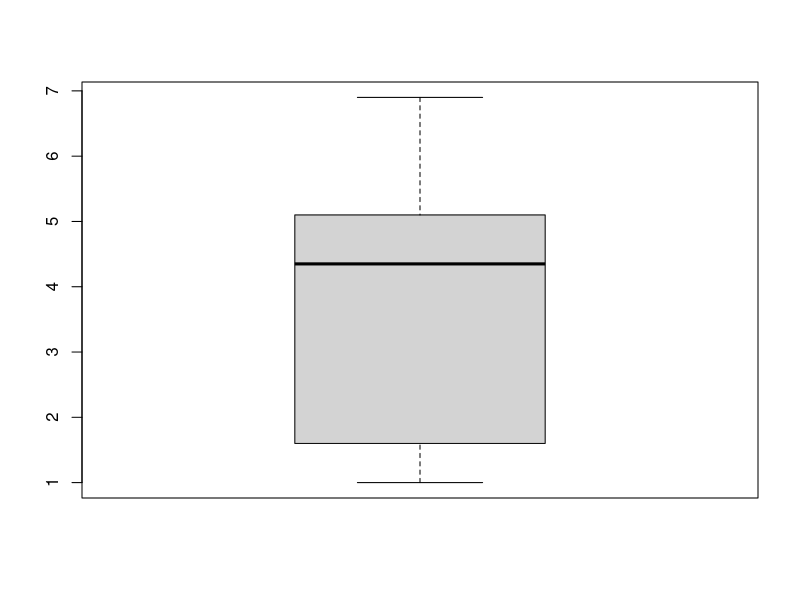
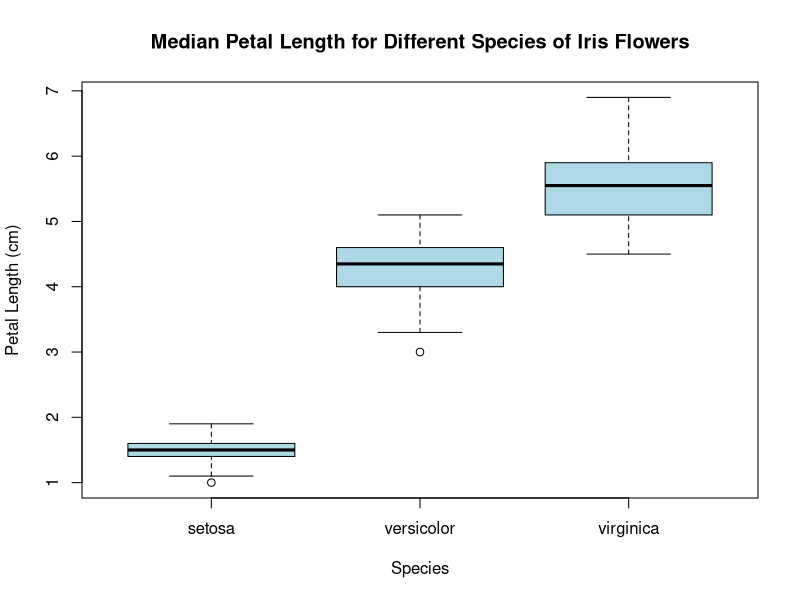
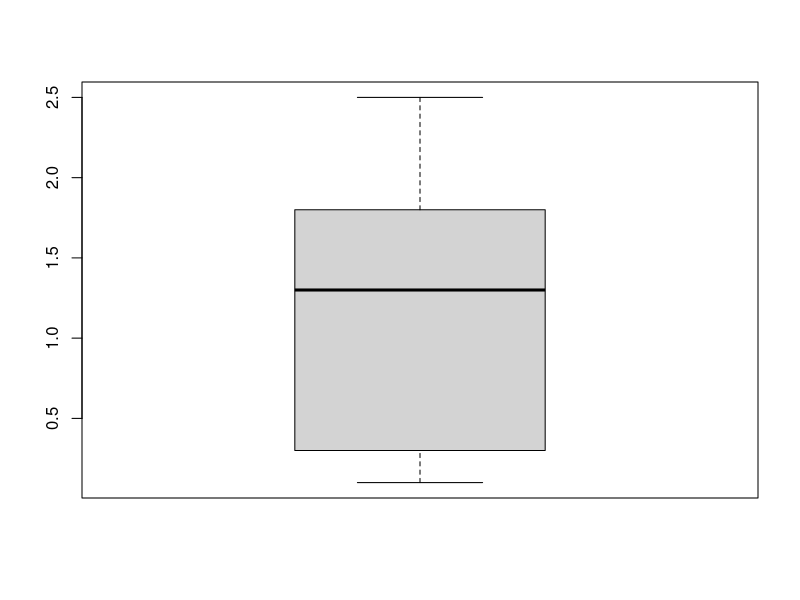
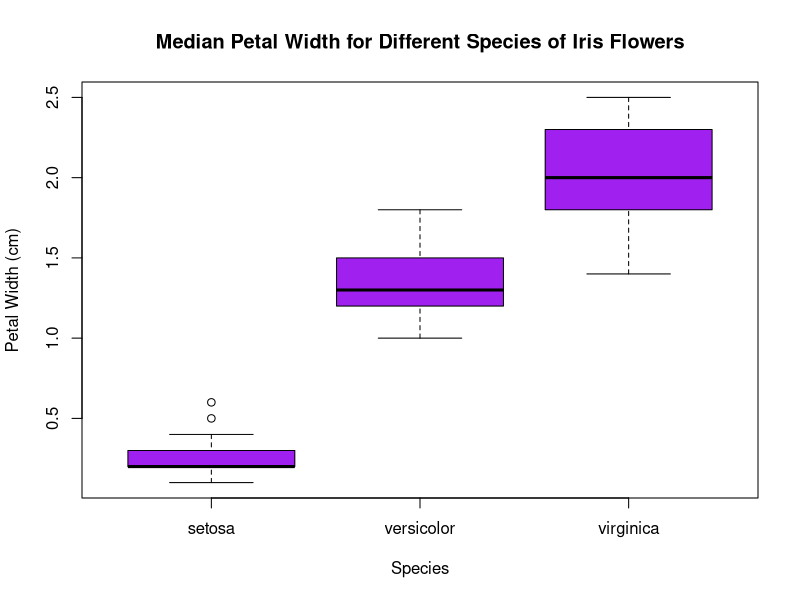
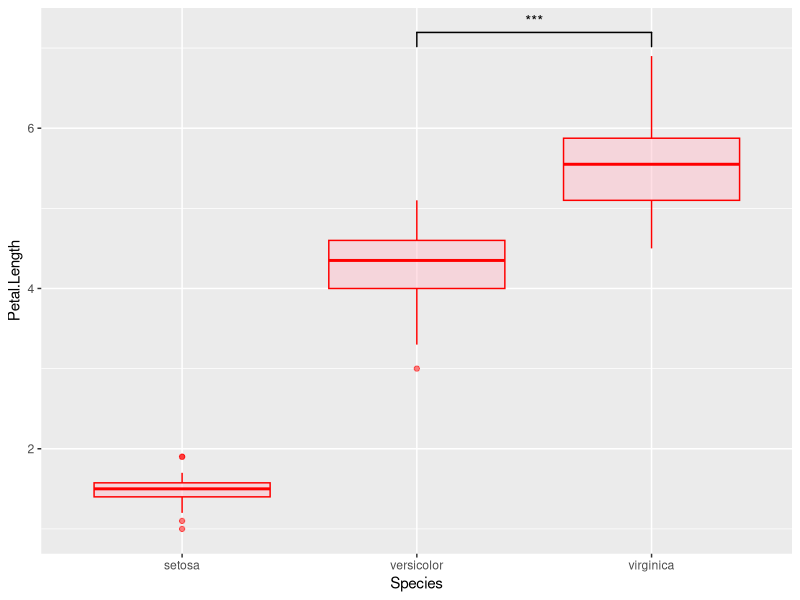
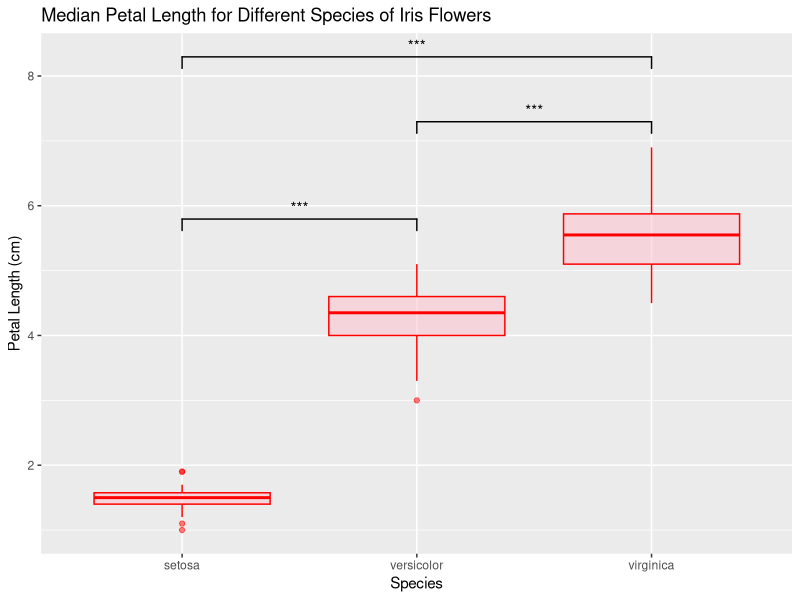

These figures' R source, in order:
# START R Programming Lab


# import built in data set from R
# This famous iris data set gives the measurements in centimeters of the variables 
# sepal length and width and petal length and width, respectively
# for 50 flowers from each of 3 species of iris. 
# The species are Iris setosa, versicolor, and virginica.
str(iris)


boxplot(iris$Petal.Length)


boxplot(Petal.Length~Species,
        data=iris,
        main="Median Petal Length for Different Species of Iris Flowers",
        xlab="Species",
        ylab="Petal Length (cm)",
        col="lightblue",
        border="black"
)

boxplot(iris$Petal.Width)

boxplot(Petal.Width~Species,
        data=iris,
        main="Median Petal Width for Different Species of Iris Flowers",
        xlab="Species",
        ylab="Petal Width (cm)",
        col="purple",
        border="black"
)


# statistical significance test using ggplot
# add significance to plot 
library(ggplot2)
library(ggsignif)


ggplot(iris, aes(x=Species, y=Petal.Length)) + 
  geom_boxplot(color="red", fill="pink", alpha=0.5) +
  geom_signif(comparisons = list(c("versicolor", "virginica")), 
              map_signif_level=TRUE) 

# _____________________________________________________________________

ggplot(iris, aes(x=Species, y=Petal.Length)) + 
  geom_boxplot(color="red", fill="pink", alpha=0.5) +
  ggtitle("Median Petal Length for Different Species of Iris Flowers") +
  xlab("Species") + ylab("Petal Length (cm)") +
  geom_signif(comparisons = list(c("versicolor", "virginica"), 
                                 c("setosa", "versicolor"),
                                 c("setosa", "virginica") ), 
              map_signif_level=TRUE, y_position = c(7,5.5,8),) 


# _____________________________________________________________________
# copy this code and do the same for Petal Width
# customize your plot

